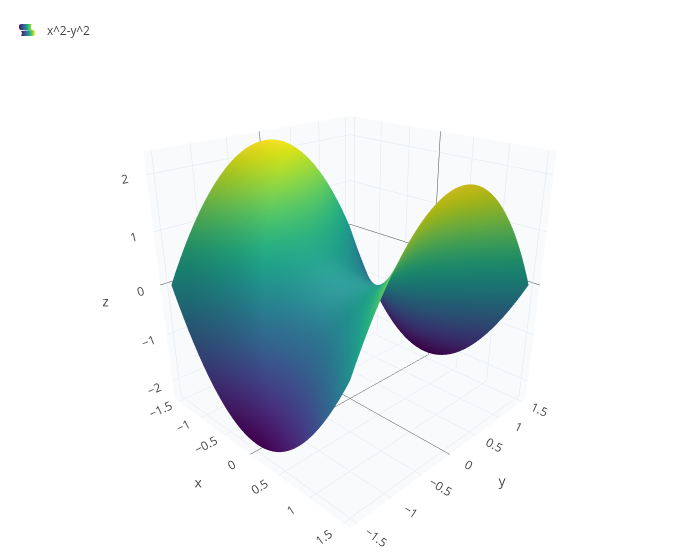

Notebook source saved alongside this figure:
### Code cell
plot3d(x^2-y^2, x, -1.5, 1.5, y, -1.5, 1.5)

### Figure 1 — Plotly figure (JSON) as saved in the notebook; plotly's stock layout.template omitted (floating-point values rounded to 4 significant figures; data arrays with more than 128 entries replaced by an {"elided": "..."} marker saying what was removed)
{"data": [{"colorscale": "Viridis", "name": "x^2-y^2", "opacity": 1, "showlegend": true, "showscale": false, "type": "surface", "x": {"elided": "41x41 float values"}, "y": {"elided": "41x41 float values"}, "z": {"elided": "41x41 float values"}}], "layout": {"height": 560, "legend": {"x": 0.01, "y": 0.99}, "margin": {"b": 0, "l": 0, "r": 0, "t": 10}, "scene": {"aspectmode": "cube", "camera": {"eye": {"x": 1.6, "y": -1.6, "z": 1.0}}, "xaxis": {"backgroundcolor": "#f8fafc", "gridcolor": "#e2e8f0", "showbackground": true, "title": {"text": "x"}}, "yaxis": {"backgroundcolor": "#f8fafc", "gridcolor": "#e2e8f0", "showbackground": true, "title": {"text": "y"}}, "zaxis": {"backgroundcolor": "#f8fafc", "gridcolor": "#e2e8f0", "showbackground": true, "title": {"text": "z"}}}, "showlegend": true, "title": {"text": ""}, "width": 700}}
